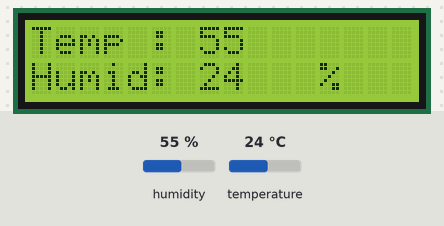
A sketch run on a simulated Arduino Uno, built with avr-gcc and run on an emulated ATmega328P. Parts: 16×2 character LCD. The inputs (shaded band) are chosen by the test bench; at power-on: humidity 55 %, temperature 24 °C.

Above: at 1.2 s.
1.3 s: humidity set to 22 %
At 3.1 s:
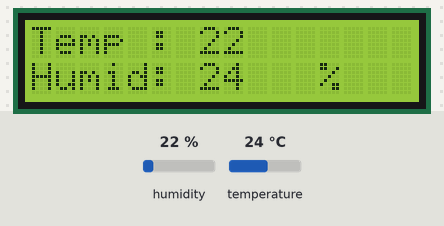
4.0 s: temperature set to 12 °C
At 4.5 s:
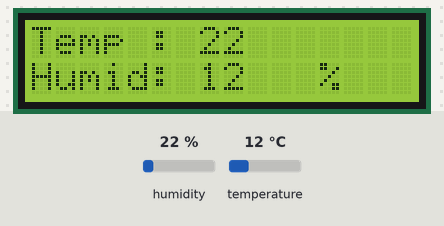
6.7 s: humidity set to 40 %
At 9.4 s:
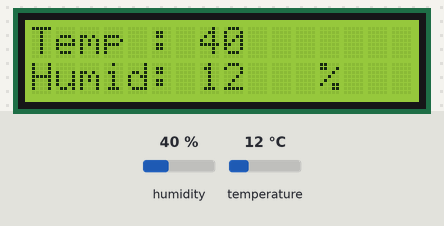
9.7 s: temperature set to 19 °C
At 10.8 s:
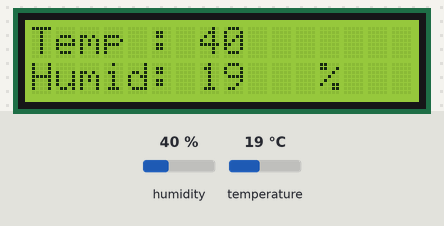
Timing chart, 0 to 12.7 s (numbered marks = the images above; inputs shaded):
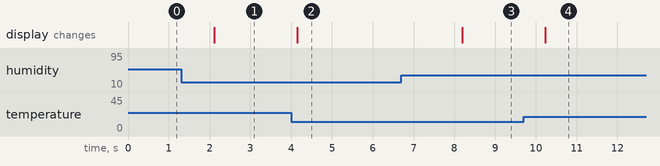

The sketch:

sketch_DHT11_LCD.ino
```cpp
#include <dht11.h>
#include <LiquidCrystal.h>

#define DHT11_PIN 10 // Датчик DHT11 подключен к цифровому пину номер 10
dht11 DHT;

LiquidCrystal lcd(7, 6, 5, 4, 3, 2); // (RS, E, DB4, DB5, DB6, DB7)

void setup(){
  Serial.begin(9600);   // Скорость работы порта
  lcd.begin(16, 2);     // Задаем размерность экрана
  lcd.clear();
}

void loop(){
  int chk;
  // Мониторинг ошибок
  chk = DHT.read(DHT11_PIN);
  switch (chk){
  case DHTLIB_OK:
    break;
  case DHTLIB_ERROR_CHECKSUM:
    Serial.println("Checksum error, \t");
    break;
  case DHTLIB_ERROR_TIMEOUT:
    Serial.println("Time out error, \t");
    break;
  default:
    Serial.println("Unknown error, \t");
    break;
  }
  lcd.setCursor(0,0);
  lcd.print("Temp : ");
  lcd.print(" ");
  lcd.setCursor(7,0);
  lcd.print(DHT.humidity,1);
  lcd.setCursor(12,0);

  lcd.write((byte)0);

  lcd.setCursor(0,1);
  lcd.print("Humid: ");
  lcd.print(" ");
  lcd.setCursor(7,1);
  lcd.print(DHT.temperature,1);
  lcd.setCursor(12,1);
  lcd.print("%");

  delay(2000);
}
```

Measured:
- after the input at 1.3 s, the display: changes after 0.82 s (image 1)
- after the input at 4.0 s, the display: changes after 0.15 s (image 2)
- after the input at 6.7 s, the display: changes after 1.5 s (image 3)
- after the input at 9.7 s, the display: changes after 0.53 s (image 4)
